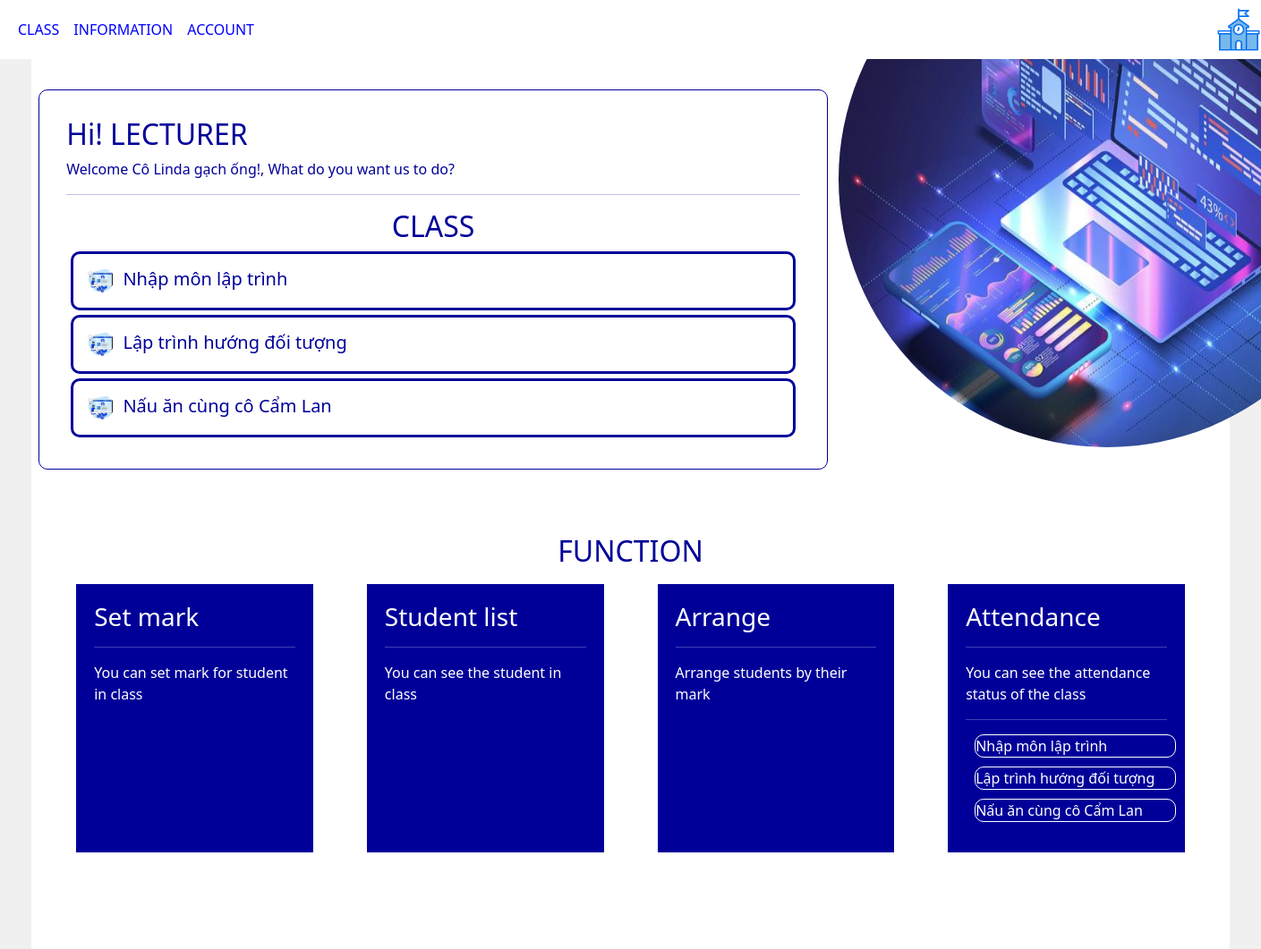
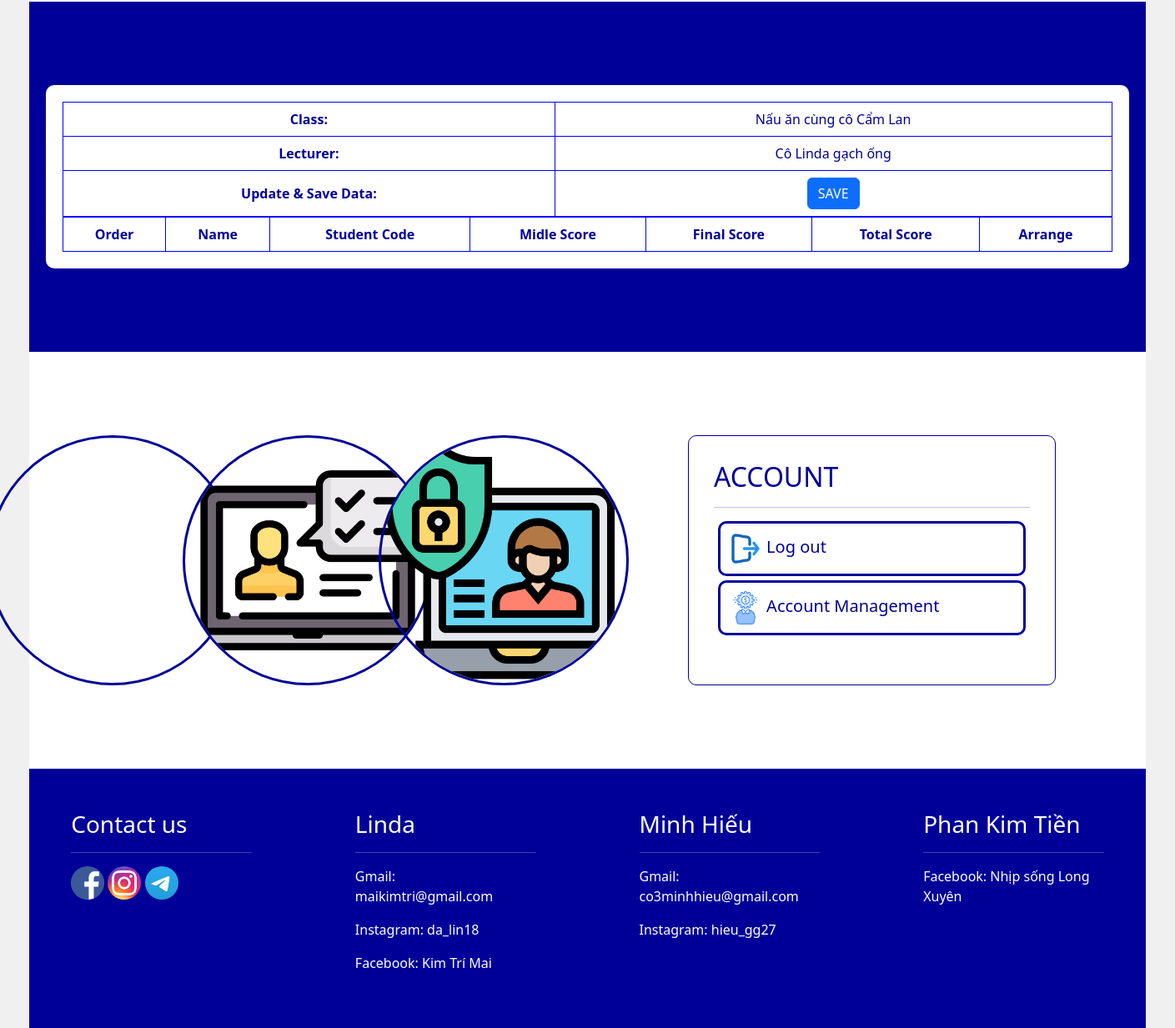
Page /class/5 on the committed database (2 pictures, top to bottom).
### attendance/models.py (models this page shows, shortened)
class Class(models.Model):
    class_name = models.CharField(max_length=100, verbose_name="Lớp học")
    teacher = models.ForeignKey('Teacher', on_delete=models.SET_NULL, null=True, verbose_name="Giảng viên đứng lớp")
    start_date = models.DateField(default=datetime.now,verbose_name="Ngày bắt đầu")
    start_time = models.TimeField(null=True, verbose_name="Giờ học")
    def student_list(self):
        students_in_class = Student.objects.filter(class_name=self)
        return ', '.join([student.name for student in students_in_class])
    student_list.short_description = 'Danh sách sinh viên'

class Teacher(models.Model):
    user = models.OneToOneField(User, on_delete=models.CASCADE, null = True, verbose_name="Tài khoản giảng viên")
    name = models.CharField(max_length=100, verbose_name="Tên")
    teacher_id = models.CharField(max_length=20, unique=True, null=True, verbose_name="Mã số giảng viên")

### attendance/views.py (the view, shortened to what this page needs)
# urls.py: path('class/<int:id>',views.getClass,name='Class'),
def getClass(request, id):
    classObj = Class.objects.get(id=id)
    students = Student.objects.filter(class_name = classObj)
    classes = Class.objects.filter(teacher=classObj.teacher)
    context = {
        'class': classObj,
        'students': students,
        'classes': classes
    }
    return render(request, 'interface/ClassManagement.html', context)

### attendance/templates/interface/ClassManagement.html (shortened to what this page needs)
{% extends "page/interface_base.html" %}
{% load static %}
{% block sayhi %}
    <h2>Hi! LECTURER</h2>
    <p>Welcome {{class.teacher.name}}!, What do you want us to do? </p>
    <hr>
    <h2 class="text-center">CLASS</h2>
    {% for class in classes %}
    <a href="{% url 'Class' class.id %}">
        <div class="class-list-item">
            <div class="icon-class"><img src="{% static 'attendance/icon1.jpg' %}" alt="" width="40px" height="40px"></div>
            <div class="link-class">{{class.class_name}}</div>
        </div>
    </a>
    {% endfor %}
{% endblock sayhi %}
{% block func %}
    <br>
    <br>
    <br>
    <h2 class="text-center">FUNCTION</h2>
    <div class="func-table">
        <div class="func1">
            <h3>Set mark</h3>
            <hr>
            <p>You can set mark for student in class</p>
        </div>
        <div class="func2">
            <h3>Student list</h3>
            <hr>
            <p>You can see the student in class</p>
        </div>
        <div class="func3">
            <h3>Arrange</h3>
            <hr>
            <p>Arrange students by their mark</p>
        </div>
        <div class="func4">
            <h3>Attendance</h3>
            <hr>
            <p>You can see the attendance status of the class</p>
            <hr>
            {% for class in classes %}
                <a class="dropdown-item atd-list" href="{% url 'AttendanceList' class.id %}">
                    {{class.class_name}}
                </a>
            {% endfor %}
        </div>
    </div>
{% endblock func %}
{% block section3 %}
    <div class="row">
        <div class="col-8">
            <div class="account-icon">
                <img src="{% static 'attendance/icon4.png' %}" alt="" width="300px" height="300px" class="acc-item">
                <img src="{% static 'attendance/icon5.png' %}" alt="" width="300px" height="300px" class="acc-item">
                <img src="{% static 'attendance/icon6.png' %}" alt="" width="300px" height="300px" class="acc-item">
            </div>
        </div>
        <div class="col-4 class-list acc">
            <h2>ACCOUNT</h2>
            <hr>
            <a href="{% url 'home' %}">
                <div class="class-list-item">
                    <div class="icon-class"><img src="{% static 'attendance/icon7.png' %}" alt="" width="40px" height="40px"></div>
                    <div class="link-class">Log out</div>
                </div>
            </a>
            <a href="{% url 'accountManagement' 'lecturer' class.teacher.id %}">
                <div class="class-list-item">
                    <div class="icon-class"><img src="{% static 'attendance/icon8.png' %}" alt="" width="40px" height="40px"></div>
                    <div class="link-class">Account Management</div>
                </div>
            </a>
        </div>
    </div>
{% endblock section3 %}
{% block section2 %}
    <div class="in4">
        <form method="POST">
                <table>
                    <tr>
                        <td><strong>Class:</strong></td>
                        <td>{{class.class_name}}</td>
                    </tr>
                    <tr>
                        <td><strong>Lecturer:</strong></td>
                        <td>{{class.teacher.name}}</td>
                    </tr>
                    <tr>
                        <td><strong>Update & Save Data:</strong></td>
                        <td><button class="btn btn-primary" >SAVE</button> </td>
                    </tr>
                </table>
                <table>
                    <tr class="title">
                        <td>Order</td>
                        <td>Name</td>
                        <td>Student Code</td>
                        <td>Midle Score</td>
                        <td>Final Score</td>
                        <td>Total Score</td>
                        <td>Arrange</td>
                    </tr>
                </table>
            </form>
    </div>
{% endblock section2 %}

### attendance/static/attendance/styles.css (style rules this page uses)
a { color: inherit; text-decoration: none; }
table { width: 100%; border: 1px solid blue; }
td,tr { border: 1px solid blue; text-align: center; padding: 8px; }
tr.title td { font-weight: bold; }
h2 { text-align: center; }

### attendance/static/attendance/Main.css (style rules this page uses)
body { display: flex; flex-direction: column; align-items: center; background-color: #f0f0f0; width: 100vw; overflow-x: hidden; }
div.class-list > * { text-align: left; }
div.class-list { padding: 30px; border: 1px solid #000099; border-radius: 10px; }
div.class-list-item > * { display: inline-block; }
div.class-list-item { padding: 10px; margin: 5px; border: 3px solid #000099; border-radius: 10px; color: #000099; font-size: 20px; }
.func-table { display: flex; align-items: center; justify-content: center; }
.func1,.func2,.func3,.func4 { background-color: #000099; color: #ffffff; padding: 20px; margin: 10px 30px; width: 300px; height: 300px; box-sizing: border-box; }
.in4 { background-color: #ffffff; color: #000099; width: 100%; height: 100%; border-radius: 10px; padding: 20px; overflow-x: auto; }
.acc-item { border: 3px solid #000099; border-radius: 50%; margin-left: -70px; }
div.acc { margin-left: -100px; }
.atd-list { border: 1px solid #ffffff; border-radius: 10px; margin: 10px; }

### rows in the picture
Class: teacher.name "Cô Linda gạch ống", class_name "Nấu ăn cùng cô Cẩm Lan"
Class: class_name "Nhập môn lập trình"
Class: class_name "Lập trình hướng đối tượng"
